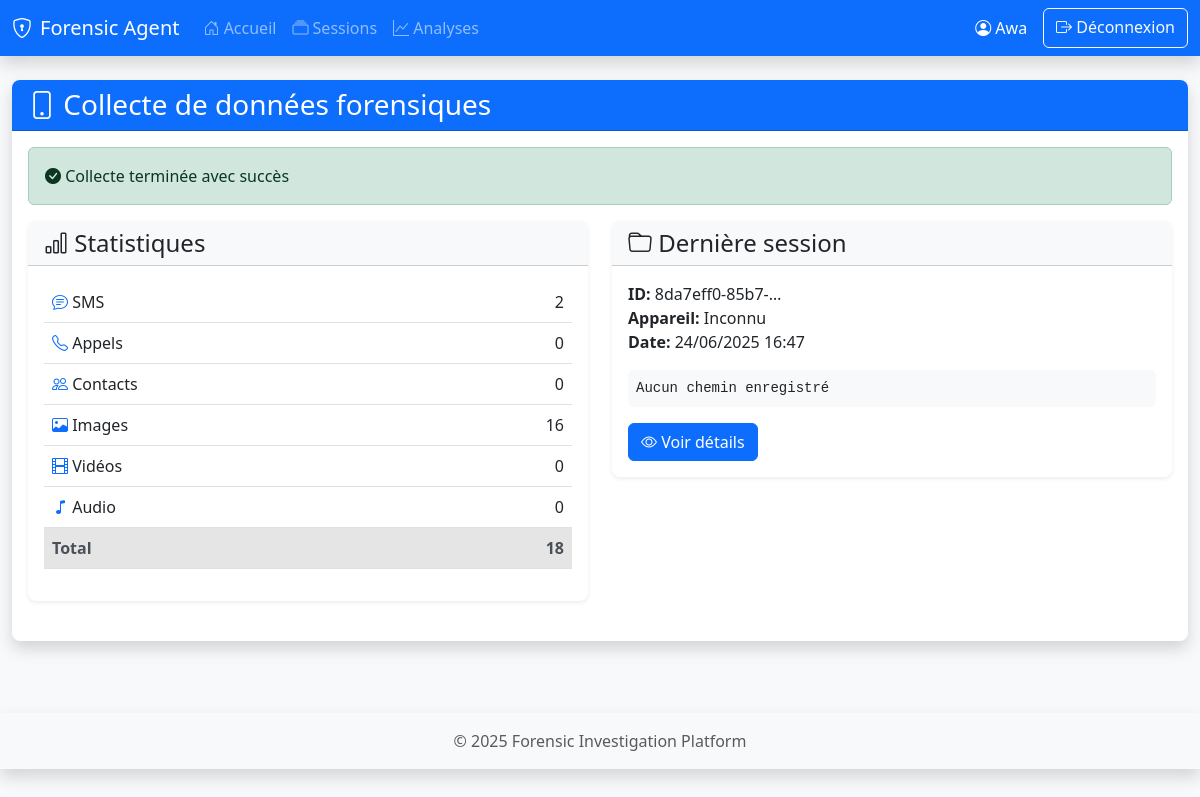
The app's page /dashboard/ (signed in), older data.
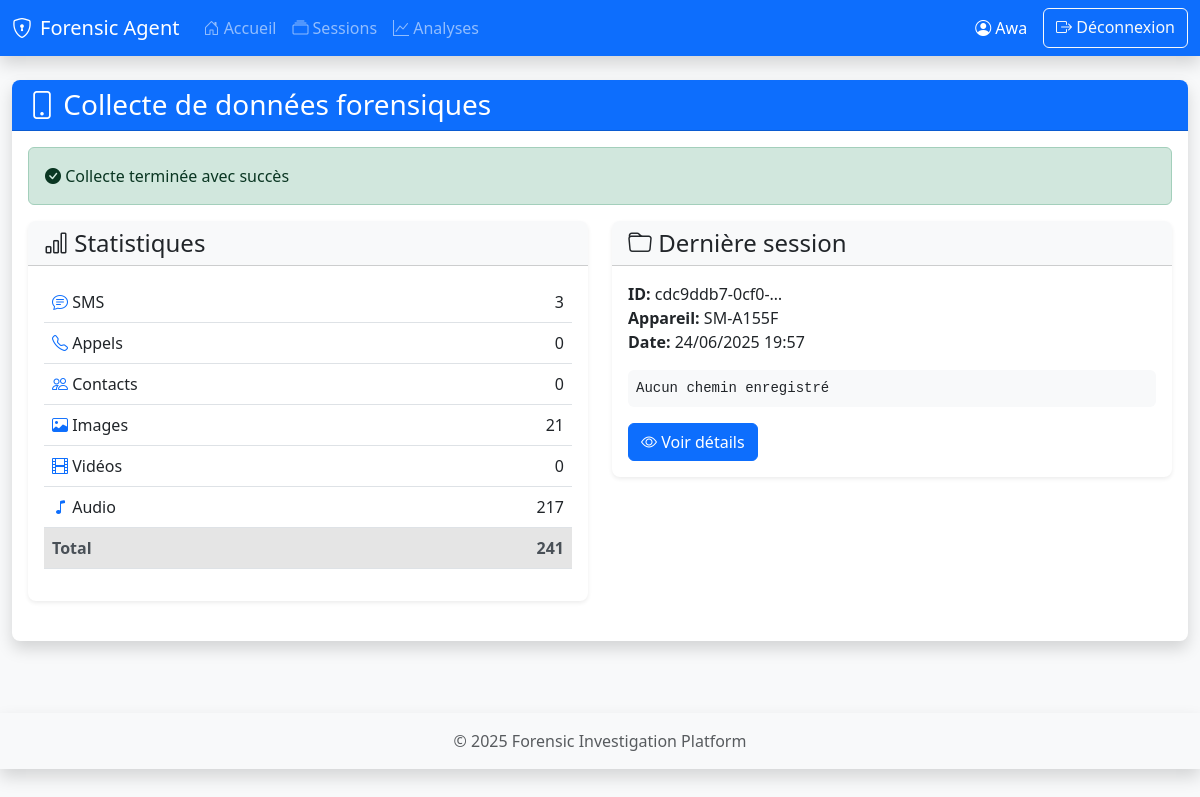
The same page, newer data.
### api/models.py (models this page shows, shortened)
class ForensicSession(models.Model):
    STATUS_CHOICES = [
        ('active', 'Active'),
        ('completed', 'Completed'),
        ('failed', 'Failed'),
    ]
    user = models.ForeignKey(User, on_delete=models.CASCADE, related_name='sessions')
    session_id = models.CharField(max_length=255, unique=True)
    device_info = models.JSONField(default=dict)
    start_time = models.DateTimeField(auto_now_add=True)
    end_time = models.DateTimeField(null=True, blank=True)
    status = models.CharField(max_length=20, choices=STATUS_CHOICES, default='active')
    total_items = models.IntegerField(default=0)
    device_name = models.CharField(max_length=255, blank=True, null=True)
    android_version = models.CharField(max_length=50, blank=True, null=True)
    save_path = models.CharField(max_length=512, blank=True, null=True)
    class Meta:
        ordering = ['-start_time']

### dashboard/views.py (the view)
# urls.py: path('', views.home, name='home'),
@login_required
def home(request):
    last_session = ForensicSession.objects.filter(user=request.user).first()
    stats = {
        'sms_count': CollectedData.objects.filter(
            session__user=request.user,
            data_type='sms'
        ).aggregate(total=Sum('item_count'))['total'] or 0,
        'calls_count': CollectedData.objects.filter(
            session__user=request.user,
            data_type='calls'
        ).aggregate(total=Sum('item_count'))['total'] or 0,
        'contacts_count': CollectedData.objects.filter(
            session__user=request.user,
            data_type='contacts'
        ).aggregate(total=Sum('item_count'))['total'] or 0,
        'images_count': CollectedData.objects.filter(
            session__user=request.user,
            data_type='images'
        ).aggregate(total=Sum('item_count'))['total'] or 0,
        'videos_count': CollectedData.objects.filter(
            session__user=request.user,
            data_type='videos'
        ).aggregate(total=Sum('item_count'))['total'] or 0,
        'audio_count': CollectedData.objects.filter(
            session__user=request.user,
            data_type='audio'
        ).aggregate(total=Sum('item_count'))['total'] or 0,
    }
    stats['total_items'] = sum(stats.values())
    context = {
        'last_session': last_session,
        **stats
    }
    return render(request, 'dashboard/home.html', context)

### dashboard/templates/dashboard/home.html
{% extends "dashboard/base.html" %}
{% load static %}
{% block content %}
<div class="row mb-4">
    <div class="col">
        <div class="card shadow">
            <div class="card-header bg-primary text-white">
                <h3 class="card-title mb-0">
                    <i class="bi bi-phone"></i> Collecte de données forensiques
                </h3>
            </div>
            <div class="card-body">
                <div class="alert alert-success">
                    <i class="bi bi-check-circle-fill"></i> Collecte terminée avec succès
                </div>
                <div class="row">
                    <div class="col-md-6">
                        <div class="card mb-4">
                            <div class="card-header bg-light">
                                <h4 class="card-title mb-0">
                                    <i class="bi bi-bar-chart"></i> Statistiques
                                </h4>
                            </div>
                            <div class="card-body">
                                <table class="table table-hover">
                                    <tbody>
                                        <tr>
                                            <td><i class="bi bi-chat-text text-primary"></i> SMS</td>
                                            <td class="text-end">{{ sms_count }}</td>
                                        </tr>
                                        <tr>
                                            <td><i class="bi bi-telephone text-primary"></i> Appels</td>
                                            <td class="text-end">{{ calls_count }}</td>
                                        </tr>
                                        <tr>
                                            <td><i class="bi bi-people text-primary"></i> Contacts</td>
                                            <td class="text-end">{{ contacts_count }}</td>
                                        </tr>
                                        <tr>
                                            <td><i class="bi bi-image text-primary"></i> Images</td>
                                            <td class="text-end">{{ images_count }}</td>
                                        </tr>
                                        <tr>
                                            <td><i class="bi bi-film text-primary"></i> Vidéos</td>
                                            <td class="text-end">{{ videos_count }}</td>
                                        </tr>
                                        <tr>
                                            <td><i class="bi bi-music-note text-primary"></i> Audio</td>
                                            <td class="text-end">{{ audio_count }}</td>
                                        </tr>
                                        <tr class="table-active">
                                            <th>Total</th>
                                            <th class="text-end">{{ total_items }}</th>
                                        </tr>
                                    </tbody>
                                </table>
                            </div>
                        </div>
                    </div>
                    <div class="col-md-6">
                        <div class="card mb-4">
                            <div class="card-header bg-light">
                                <h4 class="card-title mb-0">
                                    <i class="bi bi-folder"></i> Dernière session
                                </h4>
                            </div>
                            <div class="card-body">
                                {% if last_session %}
                                <p>
                                    <strong>ID:</strong> {{ last_session.session_id|truncatechars:15 }}<br>
                                    <strong>Appareil:</strong> {{ last_session.device_info.model|default:"Inconnu" }}<br>
                                    <strong>Date:</strong> {{ last_session.start_time|date:"d/m/Y H:i" }}
                                </p>
                                <p class="text-monospace bg-light p-2 rounded">
                                    {{ last_session.save_path|default:"Aucun chemin enregistré" }}
                                </p>
                                <a href="{% url 'dashboard:session_detail' last_session.session_id %}"
                                   class="btn btn-primary">
                                    <i class="bi bi-eye"></i> Voir détails
                                </a>
                                {% else %}
                                <p class="text-muted">Aucune session disponible</p>
                                {% endif %}
                            </div>
                        </div>
                    </div>
                </div>
            </div>
        </div>
    </div>
</div>
{% endblock %}

### dashboard/templates/dashboard/base.html (shortened to what this page needs)
{% load static %}
<!DOCTYPE html>
<html lang="fr">
<head>
    <link href="https://cdn.jsdelivr.net/npm/bootstrap@5.3.0/dist/css/bootstrap.min.css" rel="stylesheet">
    <link rel="stylesheet" href="https://cdn.jsdelivr.net/npm/bootstrap-icons@1.10.0/font/bootstrap-icons.css">
    <link rel="stylesheet" href="{% static 'dashboard/css/style.css' %}">
</head>
<body>
    <nav class="navbar navbar-expand-lg navbar-dark bg-primary shadow">
        <div class="container-fluid">
            <a class="navbar-brand" href="{% url 'dashboard:home' %}">
                <i class="bi bi-shield-lock me-2"></i>Forensic Agent
            </a>
            <div class="collapse navbar-collapse" id="navbarNav">
                <ul class="navbar-nav me-auto">
                    <li class="nav-item">
                        <a class="nav-link" href="{% url 'dashboard:home' %}">
                            <i class="bi bi-house-door"></i> Accueil
                        </a>
                    </li>
                    <li class="nav-item">
                        <a class="nav-link" href="{% url 'dashboard:sessions' %}">
                            <i class="bi bi-collection"></i> Sessions
                        </a>
                    </li>
                    <li class="nav-item">
                        <a class="nav-link" href="{% url 'analysis:analysis_dashboard' %}">
                            <i class="bi bi-graph-up"></i> Analyses
                        </a>
                    </li>
                </ul>
                <div class="d-flex">
                    <span class="navbar-text me-3 text-white">
                        <i class="bi bi-person-circle"></i> {{ request.user.username }}
                    </span>
                    <a href="{% url 'logout' %}" class="btn btn-outline-light">
                        <i class="bi bi-box-arrow-right"></i> Déconnexion
                    </a>
                </div>
            </div>
        </div>
    </nav>
    <div class="container-fluid mt-4">
        {% block content %}{% endblock %}
    </div>
    <footer class="bg-light text-center py-3 mt-5 shadow">
        <div class="container">
            <p class="mb-0 text-muted">
                &copy; {% now "Y" %} Forensic Investigation Platform
            </p>
        </div>
    </footer>
</body>
</html>

### static/css/style.css (style rules this page uses)
body { background-color: #f8f9fa; font-family: 'Segoe UI', Tahoma, Geneva, Verdana, sans-serif; }
.card { border: none; border-radius: 10px; box-shadow: 0 4px 6px rgba(0, 0, 0, 0.1); transition: transform 0.3s ease; }
.card-header { border-radius: 10px 10px 0 0 !important; font-weight: 600; }
.table th { font-weight: 600; color: #495057; }
.navbar { box-shadow: 0 2px 4px rgba(0, 0, 0, 0.1); }
body { background-color: #f8f9fa; min-height: 100vh; display: flex; flex-direction: column; }
.navbar { box-shadow: 0 2px 4px rgba(0,0,0,.1); }
.card { border: none; border-radius: 0.5rem; box-shadow: 0 0.125rem 0.25rem rgba(0,0,0,.075); }
.card-header { border-radius: 0.5rem 0.5rem 0 0 !important; }
.table th { border-top: none; }
.text-monospace { font-family: SFMono-Regular, Menlo, Monaco, Consolas, "Liberation Mono", "Courier New", monospace; font-size: 0.875rem; }
.bg-light { background-color: #f8f9fa !important; }
footer { margin-top: auto; }

Row changes from the older to the newer data that the page shows:
no longer on this page (row unchanged): ForensicSession: session_id "8da7eff0-85b7-…", device_info.model "Inconnu", start_time "24/06/2025 16:47", save_path "Aucun chemin enregistré"
added ForensicSession: session_id "cdc9ddb7-0cf0-…", device_info.model "SM-A155F", start_time "24/06/2025 19:57", save_path "Aucun chemin enregistré"
Text that changed along with them:
{{ sms_count }}: "2" → "3"
{{ images_count }}: "16" → "21"
{{ audio_count }}: "0" → "217"
{{ total_items }}: "18" → "241"
